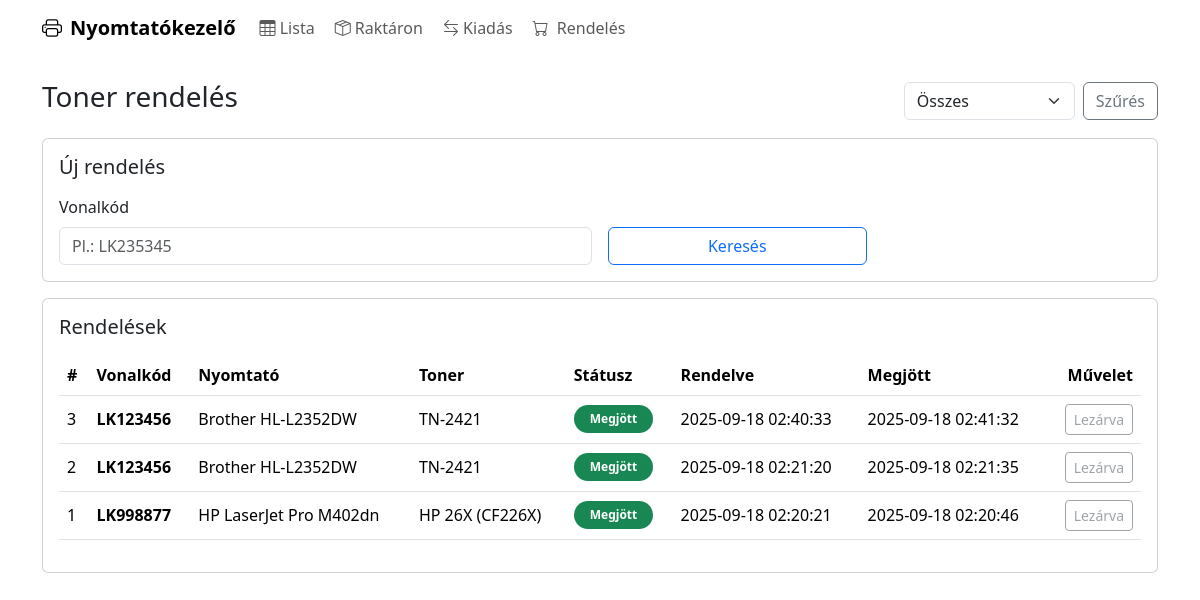
Page /nyomtato/rendeles.php on the earlier database version.
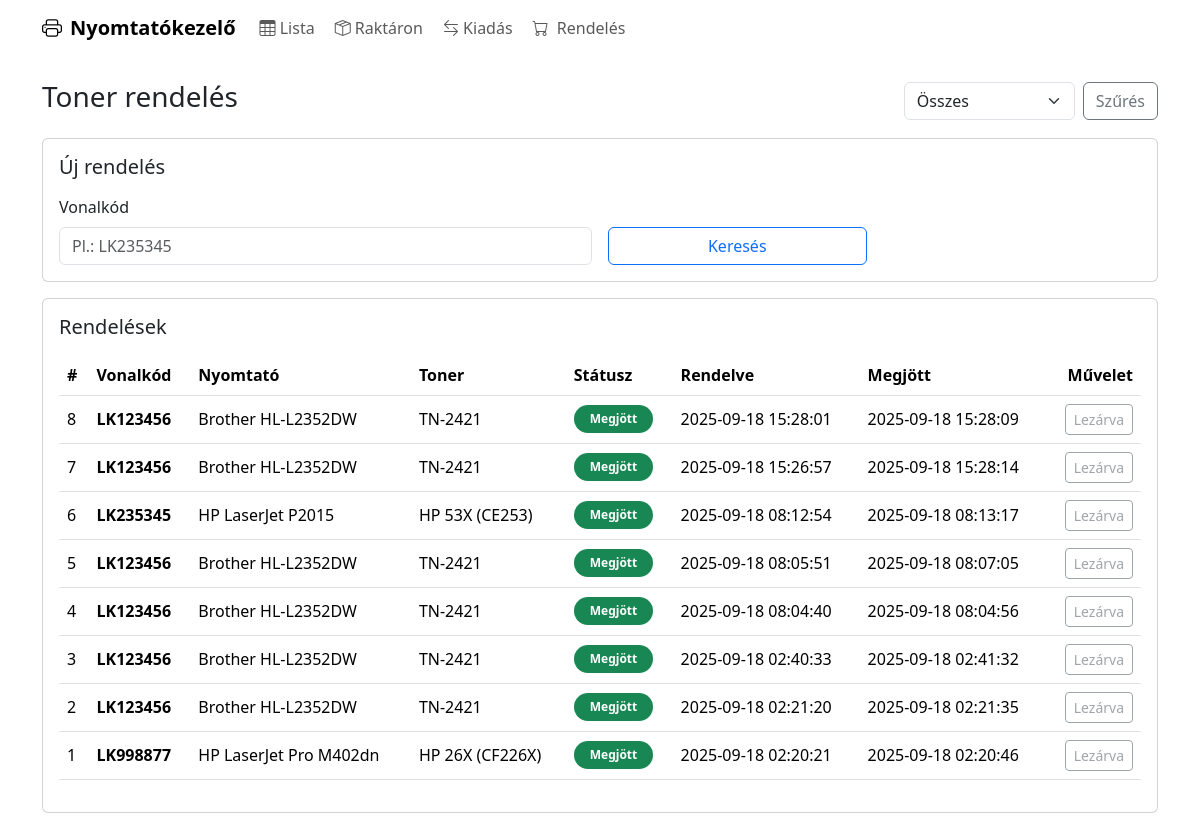
Same page on the later database version.
### tables this page shows
CREATE TABLE `rendelesek` (
  `id` int(10) UNSIGNED NOT NULL,
  `eszkoz_id` int(10) UNSIGNED NOT NULL,
  `vonalkod` varchar(64) NOT NULL,
  `nyomtato_tipusa` varchar(128) NOT NULL,
  `toner` varchar(128) NOT NULL,
  `statusz` enum('Rendelve','Megjött') NOT NULL DEFAULT 'Rendelve',
  `rendeles_dt` datetime NOT NULL DEFAULT current_timestamp(),
  `megerkezes_dt` datetime DEFAULT NULL
);

### nyomtato/rendeles.php (the view, shortened to what this page needs)
<?php
require __DIR__ . '/db.php';
try { $pdo->setAttribute(PDO::ATTR_ERRMODE, PDO::ERRMODE_EXCEPTION); } catch(Throwable $e){}
function e($v){ return htmlspecialchars($v, ENT_QUOTES, 'UTF-8'); }
try {
  $pdo->exec("
    CREATE TABLE IF NOT EXISTS rendelesek (
      id INT UNSIGNED AUTO_INCREMENT PRIMARY KEY,
      eszkoz_id INT UNSIGNED NOT NULL,
      vonalkod VARCHAR(64) NOT NULL,
      nyomtato_tipusa VARCHAR(128) NOT NULL,
      toner VARCHAR(128) NOT NULL,
      statusz ENUM('Rendelve','Megjött') NOT NULL DEFAULT 'Rendelve',
      rendeles_dt DATETIME NOT NULL DEFAULT CURRENT_TIMESTAMP,
      megerkezes_dt DATETIME NULL,
      INDEX (eszkoz_id),
      INDEX (statusz),
      INDEX (rendeles_dt)
    ) ENGINE=InnoDB
  ");
} catch (Throwable $e) {
  error_log('rendelesek tabla letrehozas hiba: '.$e->getMessage());
}
$vonalkod = trim($_GET['vonalkod'] ?? '');
$filter = $_GET['filter'] ?? 'all';
$where  = '';
$params = [];
$q = $pdo->prepare("SELECT * FROM rendelesek $where ORDER BY rendeles_dt DESC, id DESC");
$q->execute($params);
$orders = $q->fetchAll(PDO::FETCH_ASSOC);
require __DIR__ . '/header.php';
?>
<div class="container page-container my-4">
  <div class="d-flex flex-wrap justify-content-between align-items-center mb-3">
    <h1 class="h3 mb-2">Toner rendelés</h1>
    <form class="d-flex gap-2" method="get" action="rendeles.php">
      <select name="filter" class="form-select">
        <option value="all"     <?= $filter==='all'?'selected':'' ?>>Összes</option>
      </select>
      <button class="btn btn-outline-secondary">Szűrés</button>
    </form>
  </div>
  <div class="card card-modern mb-3">
    <div class="card-body">
      <h2 class="h5 mb-3">Új rendelés</h2>
      <form class="row g-3" method="get" action="rendeles.php">
        <div class="col-12 col-md-6">
          <label class="form-label">Vonalkód</label>
          <input type="text"
                 class="form-control"
                 id="vonalkodInput"
                 name="vonalkod"
                 list="barcodeHints"
                 value="<?= e($vonalkod) ?>"
                 placeholder="Pl.: LK235345"
                 autocomplete="off">
        </div>
        <div class="col-12 col-md-3 align-self-end d-grid">
          <button class="btn btn-outline-primary">Keresés</button>
        </div>
      </form>
    </div>
  </div>
  <div class="card card-modern">
    <div class="card-body">
      <h2 class="h5 mb-3">Rendelések</h2>
      <div class="table-responsive">
        <table class="table table-hover align-middle">
          <thead class="text-nowrap">
            <tr>
              <th>#</th>
              <th>Vonalkód</th>
              <th>Nyomtató</th>
              <th>Toner</th>
              <th>Státusz</th>
              <th>Rendelve</th>
              <th>Megjött</th>
              <th class="text-end">Művelet</th>
            </tr>
          </thead>
          <tbody>
            <?php if ($orders): foreach ($orders as $o): ?>
              <tr>
                <td><?= (int)$o['id'] ?></td>
                <td><strong><?= e($o['vonalkod']) ?></strong></td>
                <td><?= e($o['nyomtato_tipusa']) ?></td>
                <td><span class="badge-soft"><?= e($o['toner']) ?></span></td>
                <td>
                  <?php if ($o['statusz'] === 'Rendelve'): ?>
                    <span class="badge bg-warning text-dark rounded-pill px-3 py-2">Rendelve</span>
                  <?php else: ?>
                    <span class="badge bg-success rounded-pill px-3 py-2">Megjött</span>
                  <?php endif; ?>
                </td>
                <td><?= e($o['rendeles_dt']) ?></td>
                <td><?= e($o['megerkezes_dt'] ?? '-') ?></td>
                <td class="text-end">
                  <?php if ($o['statusz'] === 'Rendelve'): ?>
                    <form method="post" class="d-inline">
                      <input type="hidden" name="action" value="mark_arrived">
                      <input type="hidden" name="order_id" value="<?= (int)$o['id'] ?>">
                      <button class="btn btn-sm btn-success">
                        <i class="bi bi-check2-circle me-1"></i> Megjött
                      </button>
                    </form>
                  <?php else: ?>
                    <button class="btn btn-sm btn-outline-secondary" disabled>Lezárva</button>
                  <?php endif; ?>
                </td>
              </tr>
            <?php endforeach; else: ?>
              <tr><td colspan="8" class="text-center text-muted py-4">Még nincs rögzített rendelés.</td></tr>
            <?php endif; ?>
          </tbody>
        </table>
      </div>
    </div>
  </div>
</div>
<?php require __DIR__ . '/footer.php'; ?>

### nyomtato/header.php (shortened to what this page needs)
<?php
$current = basename($_SERVER['PHP_SELF']);
function navActive($file) {
  global $current;
  return $current === $file ? 'active' : '';
}
?>
<!doctype html>
<html lang="hu">
<head>
  <link
    href="https://cdn.jsdelivr.net/npm/bootstrap@5.3.2/dist/css/bootstrap.min.css"
    rel="stylesheet">
  <link
    href="https://cdn.jsdelivr.net/npm/bootstrap-icons@1.11.3/font/bootstrap-icons.css"
    rel="stylesheet">
</head>
<body>
  <nav class="navbar navbar-expand-lg navbar-modern sticky-top">
    <div class="container">
      <a class="navbar-brand fw-semibold d-flex align-items-center gap-2" href="index.php">
        <i class="bi bi-printer"></i> Nyomtatókezelő
      </a>
      <div class="collapse navbar-collapse" id="mainNav">
        <ul class="navbar-nav me-auto gap-lg-1">
          <li class="nav-item"><a class="nav-link <?= navActive('index.php') ?>" href="index.php"><i class="bi bi-table"></i> Lista</a></li>
          <li class="nav-item"><a class="nav-link <?= navActive('raktaron.php') ?>" href="raktaron.php"><i class="bi bi-box-seam"></i> Raktáron</a></li>
          <li class="nav-item"><a class="nav-link <?= navActive('kiadas.php') ?>" href="kiadas.php"><i class="bi bi-arrow-left-right"></i> Kiadás</a></li>
          <li class="nav-item"><a class="nav-link <?= navActive('kiadas.php') ?>" href="rendeles.php"><i class="bi bi-cart me-1"></i> Rendelés</a></li>
        </ul>
      </div>
    </div>
  </nav>

### nyomtato/footer.php (shortened to what this page needs)
<div class="toast-container position-fixed bottom-0 end-0 p-3">
</div>
</body>
</html>

Differences in the rows shown:
added rendelesek: id "8", vonalkod "LK123456", nyomtato_tipusa "Brother HL-L2352DW", toner "TN-2421", statusz "Megjött", rendeles_dt "2025-09-18 15:28:01", megerkezes_dt "2025-09-18 15:28:09"
added rendelesek: id "7", vonalkod "LK123456", nyomtato_tipusa "Brother HL-L2352DW", toner "TN-2421", statusz "Megjött", rendeles_dt "2025-09-18 15:26:57", megerkezes_dt "2025-09-18 15:28:14"
added rendelesek: id "6", vonalkod "LK235345", nyomtato_tipusa "HP LaserJet P2015", toner "HP 53X (CE253)", statusz "Megjött", rendeles_dt "2025-09-18 08:12:54", megerkezes_dt "2025-09-18 08:13:17"
added rendelesek: id "5", vonalkod "LK123456", nyomtato_tipusa "Brother HL-L2352DW", toner "TN-2421", statusz "Megjött", rendeles_dt "2025-09-18 08:05:51", megerkezes_dt "2025-09-18 08:07:05"
added rendelesek: id "4", vonalkod "LK123456", nyomtato_tipusa "Brother HL-L2352DW", toner "TN-2421", statusz "Megjött", rendeles_dt "2025-09-18 08:04:40", megerkezes_dt "2025-09-18 08:04:56"
